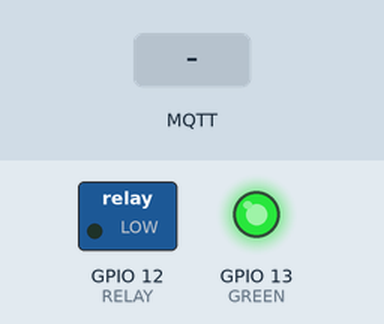
Simulated run of this sketch. Board: ESP8266 (NodeMCU). On the bench: switched loads named in the sketch (green lamp = pin HIGH), output pins drawn as LEDs (lit = HIGH). The inputs (shaded band) are chosen by the test bench. WiFi joins after 1.5 s; servers stay silent unless stated; no MQTT or app messages arrive unless stated; what the sketch prints to the serial monitor is not drawn.

Above: at 2.7 s.
2.8 s: MQTT message "1" arrives on the first subscribed topic
At 3.2 s:
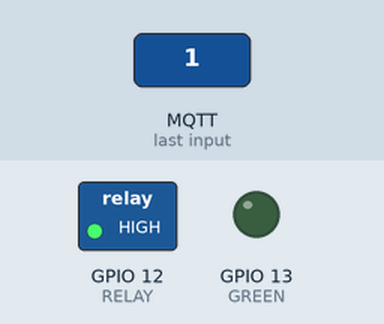
4.3 s: MQTT message "lights/lounge" arrives on the first subscribed topic
At 5.6 s:
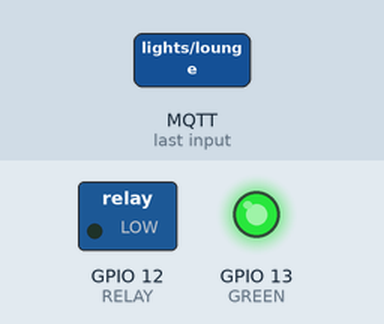
Timing chart, 0 to 7.3 s (numbered marks = the images above; inputs shaded):
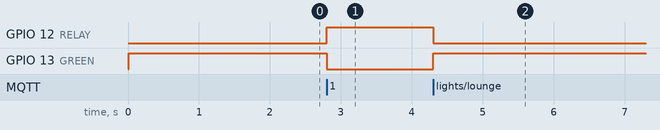

Measured:
- after the input at 2.8 s, GPIO 12 (RELAY): LOW → HIGH at once; GPIO 13 (GREEN): HIGH → LOW at once
- after the input at 4.3 s, GPIO 12 (RELAY): HIGH → LOW at once; GPIO 13 (GREEN): LOW → HIGH at once

The sketch:

sonoffbasic.ino
```cpp
#include <Adafruit_MQTT.h>
#include <ESP8266WiFi.h>
#include <PubSubClient.h>

const int BUTTON = 0;
const int GREEN = 13;
const int RELAY = 12;
const int SPARE = 14;

const char* ssid = "";
const char* password = "";
const char* mqtt_server = "";
const char* mqtt_user = "";
const char* mqtt_pass = "";
const char* mqtt_id = "";

unsigned long nowtime = millis();

void callback(char* topic, byte* payload, unsigned int length) {

  String strTopic = String((char*) topic);

  Serial.println(strTopic);

  if (strTopic == "lights/lounge") {
    Serial.println("lamp message");
    if ((char)payload[0] == '1') {
      Serial.println("on");
      digitalWrite (RELAY, HIGH);
      digitalWrite (GREEN, LOW);
    } else {
      Serial.println("off");
      digitalWrite (RELAY, LOW);
      digitalWrite (GREEN, HIGH);
    }
  }

}

WiFiClient espClient;
PubSubClient client(mqtt_server, 1883, callback, espClient);

void setup()
{
  Serial.begin(115200);
  delay(10);

  Serial.println();
  Serial.println();
  Serial.print("Connecting to ");
  Serial.println(ssid);

  pinMode(BUTTON, INPUT);
  pinMode(GREEN, OUTPUT);
  pinMode(RELAY, OUTPUT);

  digitalWrite(RELAY, LOW);
  digitalWrite(GREEN, HIGH);

  WiFi.mode(WIFI_STA);
  WiFi.begin(ssid, password);

  while (WiFi.status() != WL_CONNECTED) {
    delay(500);
    Serial.print(".");
  }

  Serial.println("");
  Serial.println("WiFi connected");
  Serial.println("IP: ");
  Serial.println(WiFi.localIP());

}

void reconnect() {
  while (!client.connected()) {
    if (client.connect(mqtt_id, mqtt_user, mqtt_pass)) {
      client.subscribe ("lights/lounge");
    } else {
      delay (5000);
    }
  }
}

void loop()
{
  if (!client.connected()) {
    reconnect();
  }

  client.loop();

}
```
